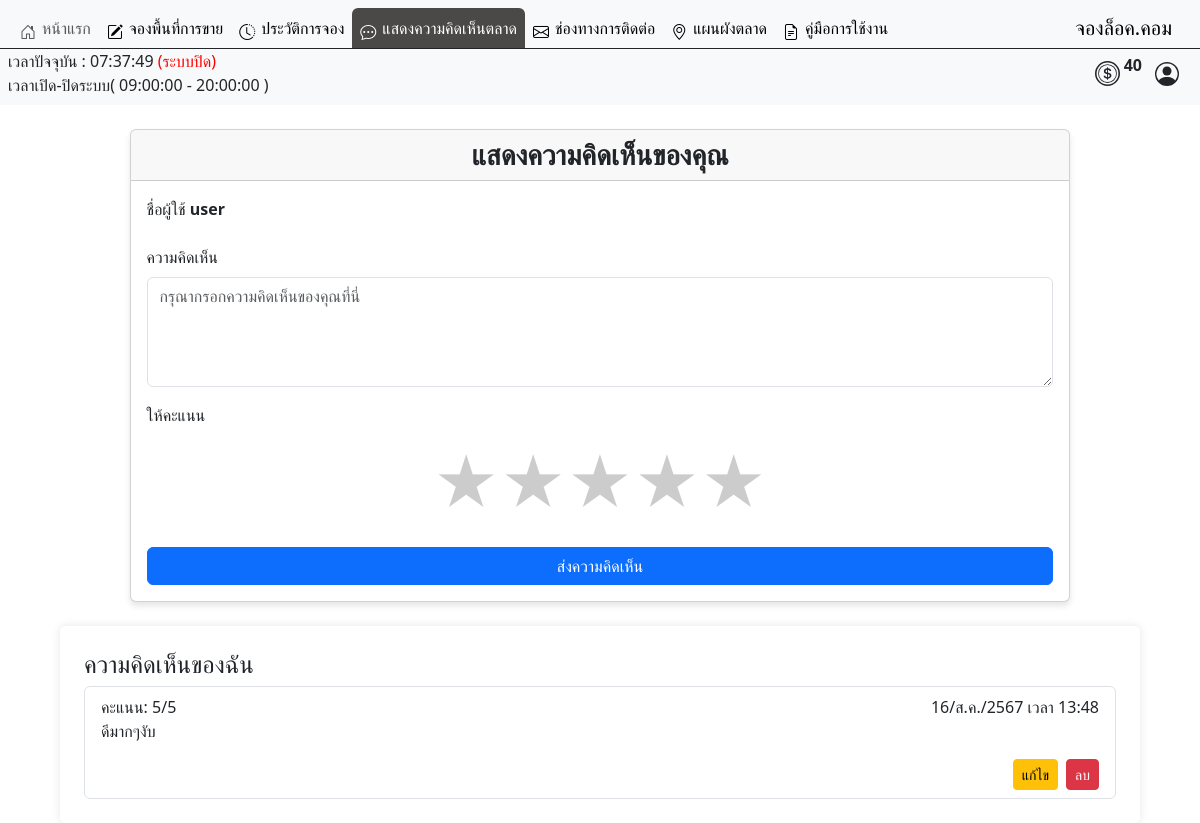
/user/comment_page.php (signed in), run on the app's committed database.
### tables this page shows
CREATE TABLE `operating_hours` (
  `id` int(11) NOT NULL,
  `opening_time` time NOT NULL,
  `closing_time` time NOT NULL
);

CREATE TABLE `comments` (
  `id` int(11) NOT NULL,
  `user_id` int(6) UNSIGNED NOT NULL,
  `comment` text NOT NULL,
  `rating` int(11) NOT NULL CHECK (`rating` between 1 and 5),
  `created_at` timestamp NOT NULL DEFAULT current_timestamp()
);

### user/comment_page.php (the view, shortened to what this page needs)
<?php
require("../condb.php");
$username = $_SESSION["username"];
?>
<!DOCTYPE html>
<html lang="th">
<head>
    <link href="https://cdn.jsdelivr.net/npm/bootstrap@5.3.3/dist/css/bootstrap.min.css" rel="stylesheet">
    <link rel="stylesheet" href="../asset/css/font.css">
</head>
<body>
    <?php include('./user_nav.php'); ?>
    <div class="mt-4 container-fluid d-flex justify-content-center align-items-center">
        <div class="card" style="width: 80%;">
            <div class="card-header text-center">
                <h3 class="mb-0"><strong>แสดงความคิดเห็นของคุณ</strong></h3>
            </div>
            <div class="card-body">
                <form id="commentForm">
                    <div class="mb-3">
                        <label for="username" class="form-label">ชื่อผู้ใช้ <strong><?php echo htmlspecialchars($username); ?></strong></label>
                    </div>
                    <div class="mb-3">
                        <label for="comment" class="form-label">ความคิดเห็น</label>
                        <textarea class="form-control" id="comment" rows="4" placeholder="กรุณากรอกความคิดเห็นของคุณที่นี่" required></textarea>
                    </div>
                    <div class="mb-3">
                        <label class="form-label">ให้คะแนน</label>
                        <div class="star-rating" id="rating">
                            <span class="star" data-value="1">&#9733;</span>
                            <span class="star" data-value="2">&#9733;</span>
                            <span class="star" data-value="3">&#9733;</span>
                            <span class="star" data-value="4">&#9733;</span>
                            <span class="star" data-value="5">&#9733;</span>
                        </div>
                    </div>
                    <button type="submit" name="submit" class="btn btn-primary w-100">ส่งความคิดเห็น</button>
                </form>
            </div>
        </div>
    </div>
    <?php
    $sql = "SELECT id, comment, rating, created_at FROM comments WHERE user_id = '$user_id' ORDER BY created_at DESC";
    $result = mysqli_query($conn, $sql);
    ?>
    <div class="mt-4 container-fluid bgcolor p-4 rounded" style="width: 90%;">
        <h4>ความคิดเห็นของฉัน</h4>
        <?php if (mysqli_num_rows($result) > 0): ?>
            <ul class="list-group">
                <?php while ($row = mysqli_fetch_assoc($result)): ?>
                    <li class="list-group-item">
                        <div class="d-flex justify-content-between">
                            <span>คะแนน: <?php echo $row['rating']; ?>/5</span>
                            <span>
                                <?php
                                $dateTime = DateTime::createFromFormat('Y-m-d H:i:s', $row['created_at']);
                                if ($dateTime) {
                                    $day = $dateTime->format('d');
                                    $monthNumber = $dateTime->format('n');
                                    $year = $dateTime->format('Y') + 543;
                                    $monthsTh = [
                                        1 => 'ม.ค.',
                                        2 => 'ก.พ.',
                                        3 => 'มี.ค.',
                                        4 => 'เม.ย.',
                                        5 => 'พ.ค.',
                                        6 => 'มิ.ย.',
                                        7 => 'ก.ค.',
                                        8 => 'ส.ค.',
                                        9 => 'ก.ย.',
                                        10 => 'ต.ค.',
                                        11 => 'พ.ย.',
                                        12 => 'ธ.ค.'
                                    ];
                                    echo sprintf(
                                        '%s/%s/%s เวลา %s:%s',
                                        $day,
                                        $monthsTh[$monthNumber],
                                        $year,
                                        $dateTime->format('H'),
                                        $dateTime->format('i')
                                    );
                                }
                                ?>
                            </span>
                        </div>
                        <p><?php echo htmlspecialchars($row['comment']); ?></p>
                        <div class="d-flex justify-content-end">
                            <button class="btn btn-warning btn-sm me-2" data-bs-toggle="modal" data-bs-target="#editCommentModal" onclick="populateEditModal(<?php echo $row['id']; ?>, '<?php echo addslashes($row['comment']); ?>', <?php echo $row['rating']; ?>)">แก้ไข</button>
                            <button class="btn btn-danger btn-sm" onclick="confirmDelete(<?php echo $row['id']; ?>)">ลบ</button>
                        </div>
                    </li>
                <?php endwhile; ?>
            </ul>
        <?php else: ?>
            <p>คุณยังไม่ได้แสดงความคิดเห็น</p>
        <?php endif; ?>
    </div>
</body>
</html>

### user/user_nav.php (shortened to what this page needs)
<head>
    <link href="https://cdn.jsdelivr.net/npm/bootstrap@5.3.0-alpha3/dist/css/bootstrap.min.css" rel="stylesheet">
    <link href="https://cdn.jsdelivr.net/npm/bootstrap-icons/font/bootstrap-icons.css" rel="stylesheet">
</head>
<?php
$current_page = basename($_SERVER['PHP_SELF']);
?>
<nav style="width: 100%;" class="navbar navbar-expand-lg navbar-light bg-light">
    <div style="width: 100%;" class=" d-flex flex-column ">
        <div class="container-fluid border-bottom border-dark">
            <div class="collapse navbar-collapse" id="navbarNav">
                <ul class="navbar-nav me-auto">
                    <li class="nav-item ">
                        <a href="./index.php"
                            class="icon-link icon-link-hover nav-link <?php echo ($current_page == 'index.php') ? 'active rounded-top' : ''; ?>"
                            style="<?php echo ($current_page == 'index.php') ? 'background-color: #4A4947; color: white; --bs-icon-link-transform: translate3d(0, -.125rem, 0);' : 'color: #black; --bs-icon-link-transform: translate3d(0, -.125rem, 0);'; ?>">
                            <i class="bi bi-house-door"></i> หน้าแรก
                        </a>
                    </li>
                    <li class="nav-item">
                        <a href="./order.php"
                            class="icon-link icon-link-hover nav-link <?php echo ($current_page == 'order.php') ? 'active rounded-top' : ''; ?>"
                            style="<?php echo ($current_page == 'order.php') ? 'background-color: #4A4947; color: white; --bs-icon-link-transform: translate3d(0, -.125rem, 0);' : 'color: black; --bs-icon-link-transform: translate3d(0, -.125rem, 0);'; ?>">
                            <i class="bi bi-pencil-square"></i> จองพื้นที่การขาย
                        </a>
                    </li>
                    <li class="nav-item">
                        <a href="./booking_history.php"
                            class="icon-link icon-link-hover nav-link <?php echo ($current_page == 'booking_history.php') ? 'active rounded-top' : ''; ?>"
                            style="<?php echo ($current_page == 'booking_history.php') ? 'background-color: #4A4947; color: white; --bs-icon-link-transform: translate3d(0, -.125rem, 0);' : 'color: black; --bs-icon-link-transform: translate3d(0, -.125rem, 0);'; ?>">
                            <i class="bi bi-clock-history"></i> ประวัติการจอง
                        </a>
                    </li>
                    <li class="nav-item">
                        <a href="./comment_page.php"
                            class="icon-link icon-link-hover nav-link <?php echo ($current_page == 'comment_page.php') ? 'active rounded-top' : ''; ?>"
                            style="<?php echo ($current_page == 'comment_page.php') ? 'background-color: #4A4947; color: white; --bs-icon-link-transform: translate3d(0, -.125rem, 0);' : 'color: black; --bs-icon-link-transform: translate3d(0, -.125rem, 0);'; ?>">
                            <i class="bi bi-chat-dots"></i> แสดงความคิดเห็นตลาด
                        </a>
                    </li>
                    <li class="nav-item">
                        <a href="./contactus.php"
                            class="icon-link icon-link-hover nav-link <?php echo ($current_page == 'contactus.php') ? 'active rounded-top' : ''; ?>"
                            style="<?php echo ($current_page == 'contactus.php') ? 'background-color: #4A4947; color: white; --bs-icon-link-transform: translate3d(0, -.125rem, 0);' : 'color: black; --bs-icon-link-transform: translate3d(0, -.125rem, 0);'; ?>">
                            <i class="bi bi-envelope"></i> ช่องทางการติดต่อ
                        </a>
                    </li>
                    <li class="nav-item">
                        <a href="#"
                            class="icon-link icon-link-hover nav-link <?php echo ($current_page == 'contactus.php') ? 'active rounded-top' : ''; ?>"
                            data-bs-toggle="modal" data-bs-target="#uniqueImageModal"
                            style="<?php echo ($current_page == 'modal') ? 'background-color: #4A4947; color: white; --bs-icon-link-transform: translate3d(0, -.125rem, 0);' : 'color: black; --bs-icon-link-transform: translate3d(0, -.125rem, 0);'; ?>">
                            <i class="bi bi-geo-alt"></i> แผนผังตลาด
                        </a>
                    </li>
                    <li class="nav-item">
                        <a href="../asset/pdf/คู่มือการใช้งานสำหรับผู้ใช้งาน.pdf" target="_blank" class="icon-link icon-link-hover nav-link active" style="--bs-icon-link-transform: translate3d(0, -.125rem, 0);">
                            <i class="bi bi-file-earmark-text"></i> คู่มือการใช้งาน
                        </a>
                    </li>
                </ul>
                <a class="navbar-brand" href="./index.php">จองล็อค.คอม</a>
            </div>
        </div>
        <div class="col-12 d-flex justify-content-between px-2">
            <div>
                <?php
                require("../condb.php");
                $sql_time = "SELECT opening_time, closing_time FROM operating_hours LIMIT 1";
                $result = $conn->query($sql_time);
                $row_time = $result->fetch_assoc();
                $openingTime = $row_time['opening_time'];
                $closingTime = $row_time['closing_time'];
                ?>
                <span id="time"></span>
                <span id="status"></span>
                <div id="opening_time">เวลาเปิด-ปิดระบบ(
                    <?php echo $openingTime; ?> - <?php echo $closingTime; ?>
                    )
                </div>
            </div>
            <div class="d-flex  justify-content-between ">
                <div class="d-flex  align-items-center">
                    <div class="col d-flex align-items-center justify-content-center">
                        <p class="ms-1">
                            <strong>
                                <?php
                                echo $_SESSION["token"];
                                ?>
                            </strong>
                        </p>
                    </div>
                    <button class="btn " type="button" data-bs-toggle="modal" data-bs-target="#ProfileModal">
                    </button>
                </div>
            </div>
        </div>
    </div>
</nav>
    <?php
    $user_id = $_SESSION["user_id"];
    ?>

### user/comment_page.php (style rules this page uses)
body { background-image: url(../asset/img/img.market2blur.png); width: 100%; height: 100%; background-repeat: repeat; background-size: cover; }
.card { border: none; border-radius: 8px; overflow: hidden; box-shadow: 0 4px 6px rgba(0, 0, 0, 0.1); }
.card-header { background-color: #007bff; color: #fff; padding: 1rem; }
.card-body { padding: 2rem; }
.star-rating { display: flex; justify-content: center; margin-bottom: 1rem; }
.star { font-size: 4rem; color: #ccc; transition: color 0.2s; }
.form-control, .btn { border-radius: 8px; }

### user/user_nav.php (style rules this page uses)
.bgcolor { background-color: rgba(255, 255, 255, 0.9); padding-bottom: 10px; box-shadow: 0 0 10px rgba(0, 0, 0, 0.1); }

### data on the page
operating_hours: opening_time "09:00:00", closing_time "20:00:00"
comments: rating "5", created_at "16", created_at "ส.ค.", created_at "2567", created_at "13", created_at "48", comment "ดีมากๆงับ"

### other printed values
$_SESSION["token"] "40"
$username "user"
